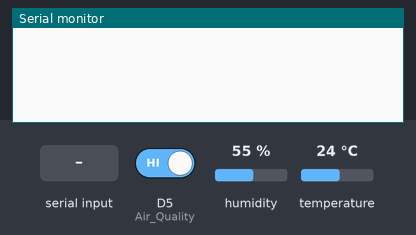
This sketch was run on a simulated ESP8266 (NodeMCU). Shown: the last lines printed to the serial monitor. The inputs (shaded band) are chosen by the test bench; at power-on: humidity 55 %, D5 (Air_Quality) HIGH, temperature 24 °C.

Above: at 1.2 s.
1.3 s: "1" received over the second serial link
At 2.0 s:
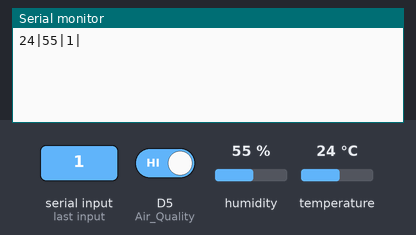
4.8 s: humidity set to 22 %
At 6.1 s:
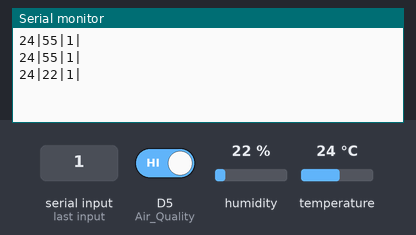
6.3 s: D5 (Air_Quality) driven LOW
At 7.7 s:
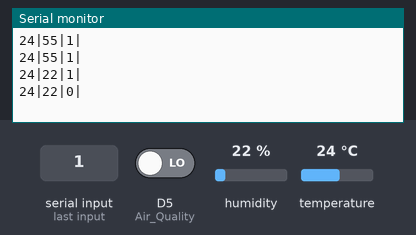
7.8 s: temperature set to 12 °C
9.3 s: D5 (Air_Quality) driven HIGH
At 10.3 s:
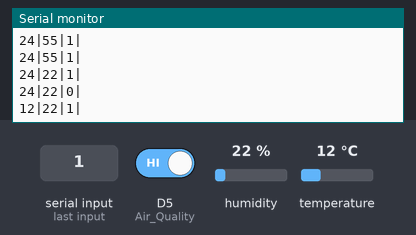
10.8 s: humidity set to 40 %
At 12.7 s:
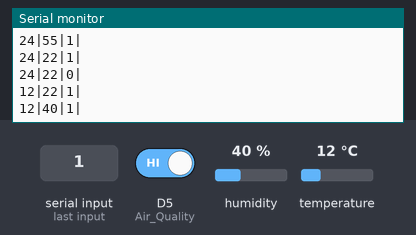
Timing chart, 0 to 13.3 s (numbered marks = the images above; inputs shaded):
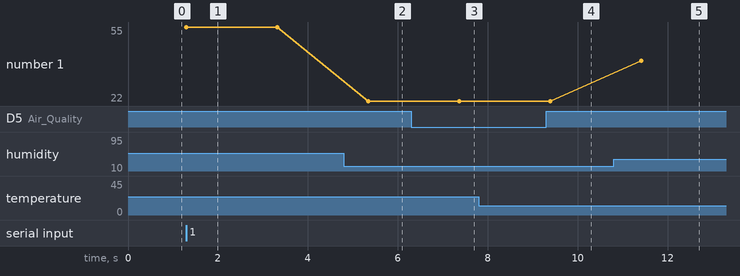

The sketch:

Finale.ino
```cpp
#include "DHT.h"
#include <Wire.h>
#include <Adafruit_SSD1306.h>
#include <Adafruit_GFX.h>

#define SSD1306_LCDHEIGHT 64
#define DHTPIN D0     // what pin we're connected to
#define DHTTYPE DHT11
#define OLED_ADDR   0x3C
#include <SoftwareSerial.h>

Adafruit_SSD1306 display(-1);

#if (SSD1306_LCDHEIGHT != 64)
#error("Height incorrect, please fix Adafruit_SSD1306.h!");
#endif
DHT dht(DHTPIN, DHTTYPE);

int txPin = D7;
int rxPin = D6;

SoftwareSerial bt(txPin, rxPin);

void setup() {
pinMode(D5,INPUT);   //Air Quality
bt.begin(9600);
Serial.begin(9600);


}

void loop() {

int h = dht.readHumidity();
int t = dht.readTemperature();
int z = digitalRead(D5);
if (isnan(h) || isnan(t)) {
  Serial.println("Failed to read from DHT sensor!");
  return;
}
if (bt.available()){

     bt.print(t);
     bt.print("|");
     bt.print(h);
     bt.print("|");
     bt.print(z);
     bt.print("|");
     Serial.print(t);
     Serial.print("|");
     Serial.print(h);
     Serial.print("|");
     Serial.print(z);
     Serial.println("|");
     delay(2000);
}
}
```

Measured:
- after the input at 1.3 s, the serial monitor: prints a new line at once (image 1)
- after the input at 4.8 s, the serial monitor: prints a new line after 0.55 s (image 2)
- after the input at 6.3 s, the serial monitor: prints a new line after 1.1 s (image 3)
- after the input at 9.3 s, the serial monitor: prints a new line after 0.09 s (image 4)
- after the input at 10.8 s, the serial monitor: prints a new line after 0.62 s (image 5)
- plotted number 1: 55 → 22 after the input at 4.8 s, 22 → 40 after the input at 10.8 s
